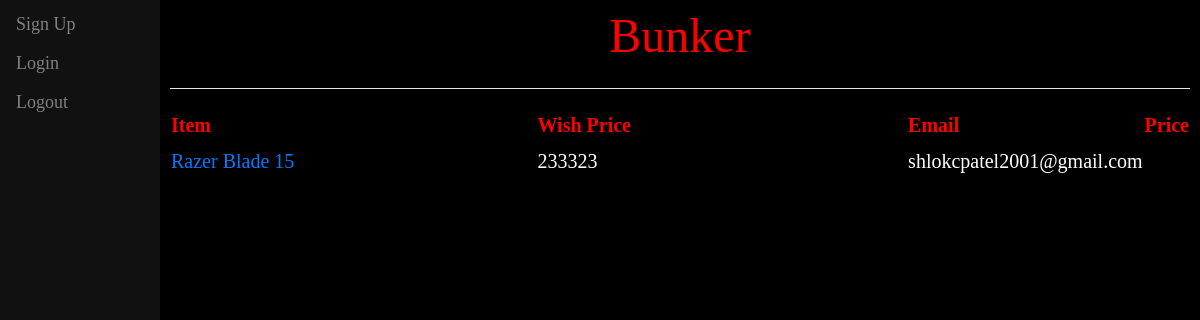
/pt/wishlist/, run on an earlier commit of the app's database.
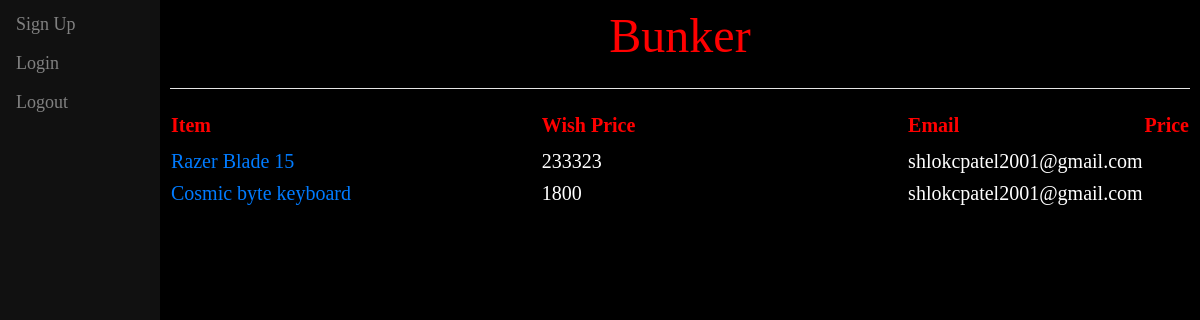
And on a later commit of the database.
### page1/models.py (models this page shows, shortened)
class PtModel1(models.Model):
    item_link = models.CharField(max_length=500)
    item = models.CharField(max_length=500)
    email = models.CharField(max_length=500)
    base_price = models.CharField(max_length=100)

### page1/views.py (the view)
# urls.py: path('pt/wishlist/', views.wishlist, name='wishlist'),
def wishlist(request):
    ls = PtModel1.objects.all()
    if request.method == 'POST':
        form = PtForm(request.POST)
        if form.is_valid():
            item_link = form.cleaned_data('item_link')
            item = form.cleaned_data('item')
            item_link = form.cleaned_data('item_link')
    return render(request, 'page1/wishlist.html', {
        'ls' : ls,
    })

### page1/templates/page1/wishlist.html (shortened to what this page needs)
{% extends 'page1/base.html' %}
{% block content %}
<table id="sub">
    <tr id="head">
        <th>Item</th>
        <th>Wish Price</th>
        <th>Email</th>
        <th>Price</th>
    </tr>
    {% for x in ls %}
    <tr>
        <td><a href="{{x.item_link}}">{{x.item}}</a></td>
        <td>{{x.base_price}}</td>
        <td>{{x.email}}</td>
        <td>{{price}}</td>
    </tr>
    {% endfor %}
</table>
{% endblock %}

### page1/templates/page1/base.html (shortened to what this page needs)
<!doctype html>
<html>
<head>
        <link rel="stylesheet" href="https://stackpath.bootstrapcdn.com/bootstrap/4.4.1/css/bootstrap.min.css">
</head>
    <body style="background-color: black;">
    <div class='sidenav'>
        {% if user.is_authenticated %}
            <a href="/">Home</a>
            <a href="/list">PDFS</a>
            <a href="/bunk/">Bunk Here!</a>
            <a href="/tdcreate/">ToDo List</a>
            <a href="/logout/">Logout</a>
            <a href="/adminpanel/">Admin Panel</a>
            <a href="/ml/">Linear Regression</a>
            <a href="/pt/">Amazon Price Tracker</a>
            <a href="/upload/">Upload Database</a>
        {% else %}
            <a href="/register/">Sign Up</a>
            <a href="/login/">Login</a>
            <a href="/logout/">Logout</a>
        {% endif %}
    </div>
        <div id='content', name='content', class="main">
            <font size="20" color="#FF0000"><p align="center" style="font-family:Ink Free">Bunker</p></font>
            <hr color="#FFFFFF", size="6">
                <div class="row justify-content-center">
                    <div class="col-sm">
                        {% block content %}
                        {% endblock %}
                    </div>
                </div>
        </div>
    </body>
</html>

### page1/templates/page1/wishlist.html (style rules this page uses)
#sub td, #sub th { font-family: TW Cen MT; border-collapse: collapse; width: 50%; font-size: 20px; }
#sub tr { color:#ffffff; }
#sub tr:nth-child(even) { background-color: #000000; }
#sub th { padding-top: 5px; padding-bottom: 5px; text-align: left; background-color: #000000; color: #ff0000; }

### page1/templates/page1/base.html (style rules this page uses)
.sidenav { height:100%; width: 160px; position: fixed; z-index: 1; top: 0; left: 0; background-color: #111; overflow-x: hidden; padding-top: 5px; }
.sidenav a { padding: 6px 8px 6px 16px; text-decoration: none; font-family: Tw Cen MT; color: #818181; display: block; font-size :18px }
.main { margin-left: 160px; padding: 0px 10px; }

What changed in the data, as far as the page shows it:
added PtModel1: item "Cosmic byte keyboard", base_price "1800", email "shlokcpatel2001@gmail.com"
